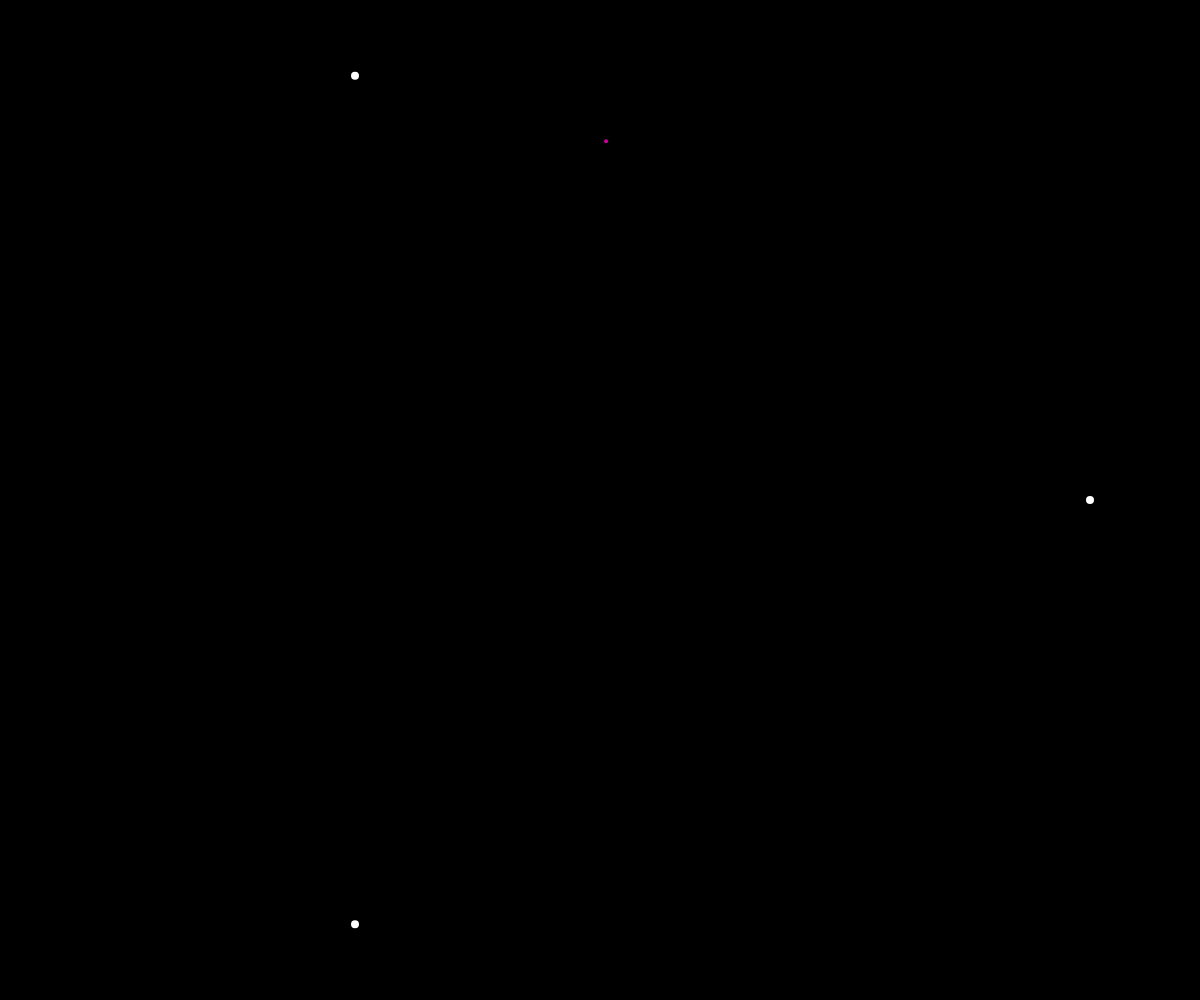
Frame 1 (no input)
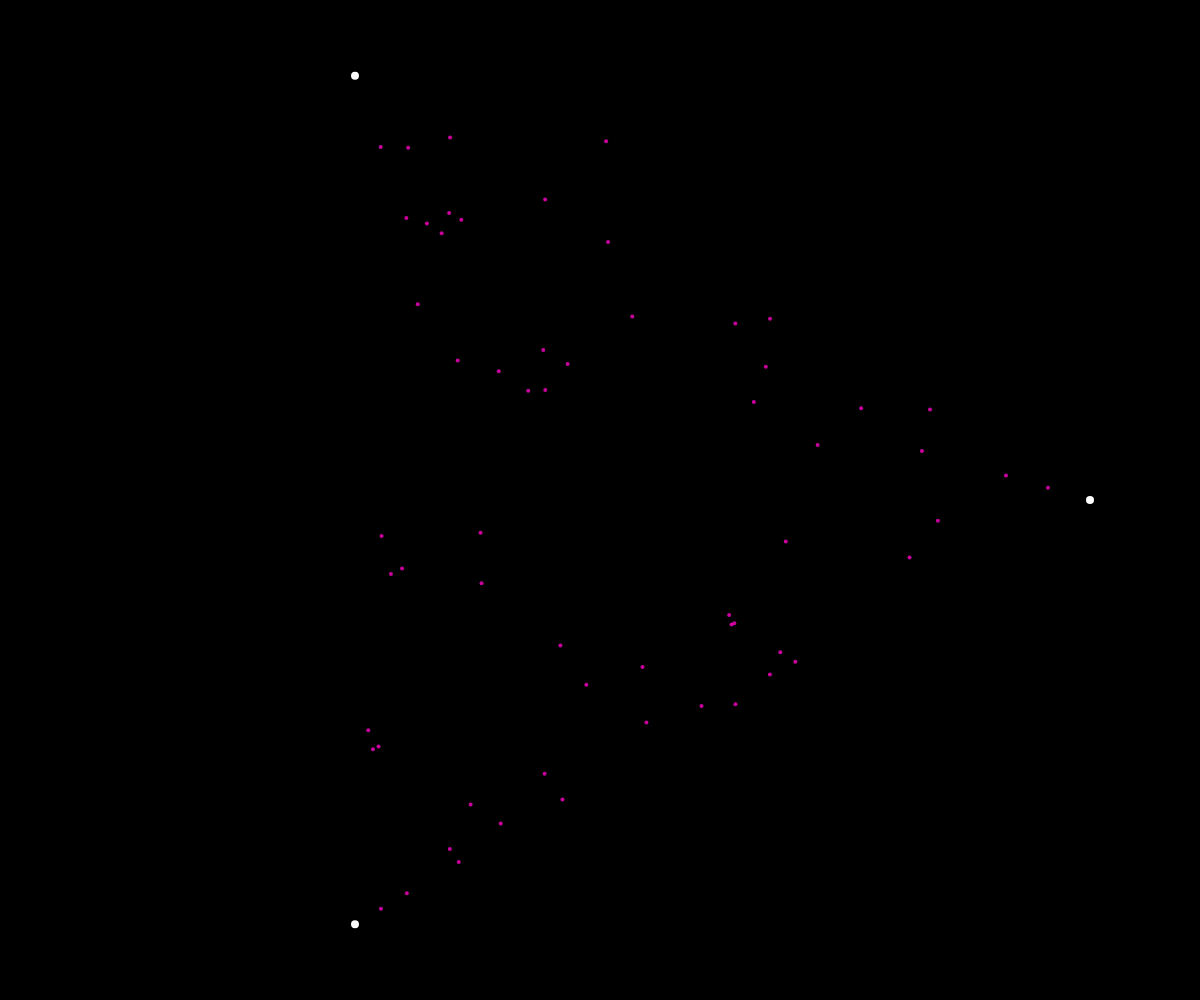
Frame 60 (no input)
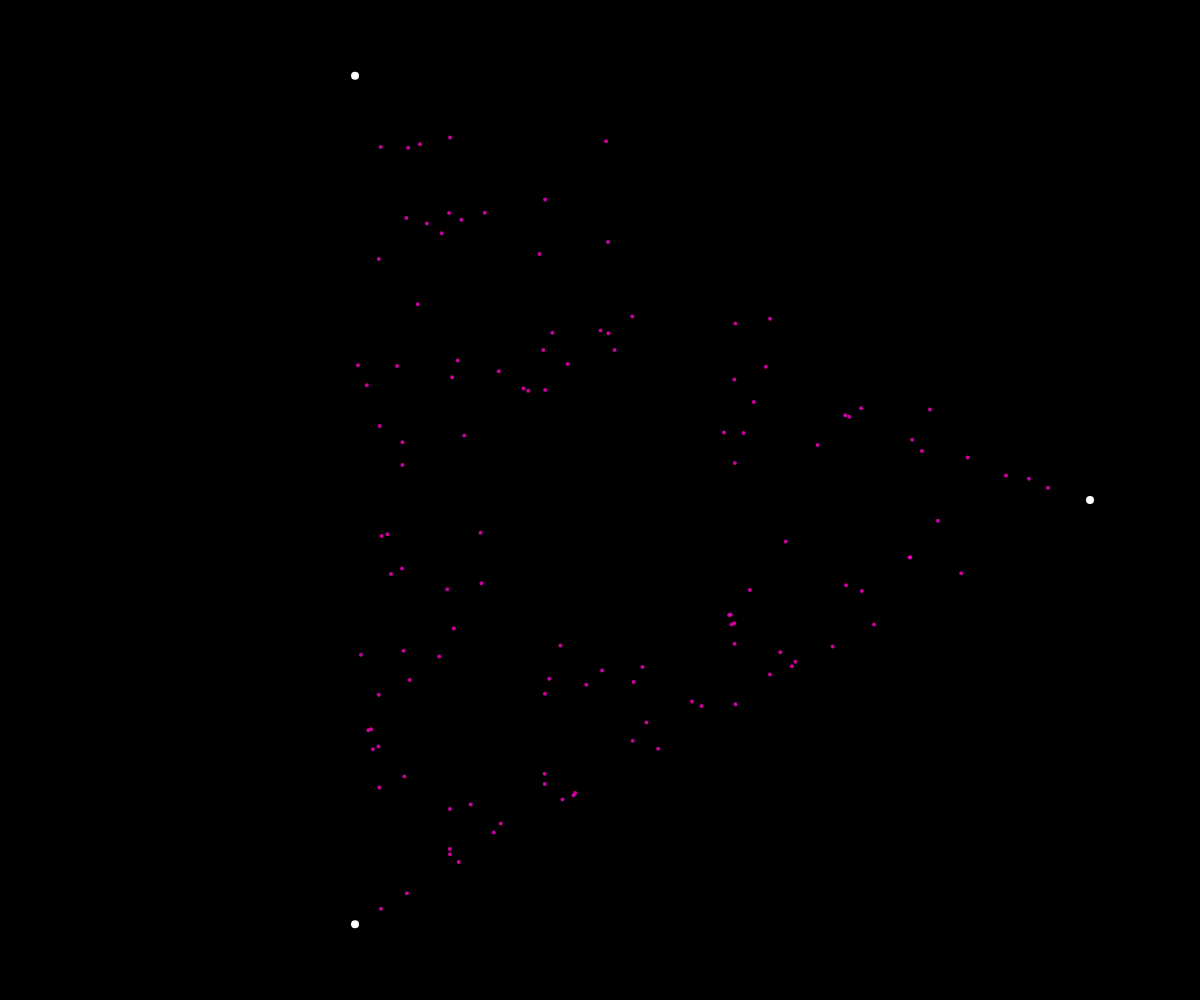
Frame 120 (the mouse pressed at the canvas centre since frame 60)

The p5.js sketch that drew these frames (run headless with seeded random() and noise() and a simulated clock; from frame 60 on, the mouse is pressed at the canvas centre):

// p5.js sketch
// ── sketch.js
let current;
let points;
let previous;

function setup() {
  createCanvas(windowWidth, windowHeight);
  points = [];
  const n = 3;
	let minDim = min(width,height)
  for (let i = 0; i < n; i++) {
    let angle = i * TWO_PI / n;
    let v = p5.Vector.fromAngle(angle);
    v.mult(minDim / 2 - 10);
    v.add(width / 2, height / 2);
    points.push(v);
  }
  reset();
}

function reset() {
  current = createVector(random(width), random(height));
  background(0);
  stroke(255);
  strokeWeight(8);
  for (let p of points) {
    point(p.x, p.y);
  }
}

function draw() {
  //for (let i = 0; i < 500-; i++) {
    strokeWeight(4);
    stroke(255, 0, 200, 200,200);
    let next = random(points);
//    if (next != previous) {
      current.x = lerp(current.x, next.x, 0.5);
      current.y = lerp(current.y, next.y, 0.5);
      point(current.x, current.y);
//    }
		previous = next;
  //}
}
